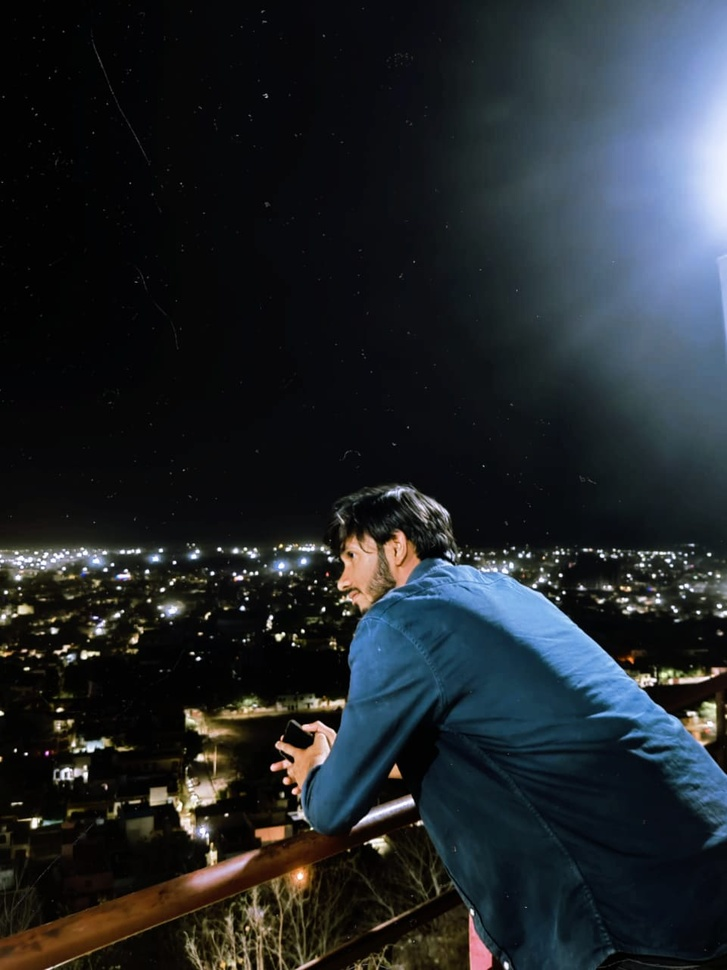
#> input picture amar.jpg, 727 x 970 px, shrunk from 960 x 1280 before the run
$ jupyter execute BT19ECE058_DIP_A-1.ipynb
#> lines starting #> are read from the running program, lines starting #| are printed output that depends on the picture; after the words box and inside, x2 and y2 are one past the last pixel; in counts of white or black regions, pixels touching at a corner belong together
[cell 1]
# BT19ECE058
# amrendra pratap singh


# Assignment 1: Take a passport size photo of yours and perform the following:
# a.  Convert to gray scale
# b.  Conver to binary
# c.  Add a and b
# d.  Add 20 to a

[cell 2]
import cv2
import numpy as np
import matplotlib.pyplot as plt

[cell 3]
img = cv2.imread("amar.jpg")
#> img is the input picture: shape (970, 727, 3); mean B, G, R 43.7, 39.4, 34.2
img = cv2.cvtColor(img, cv2.COLOR_BGR2RGB)

[cell 4]
plt.imshow(img)

# Task 1

[cell 5]
gray = 0.2989*img[:,:,0] + 0.5870*img[:,:,1] + 0.1140*img[:,:,2]
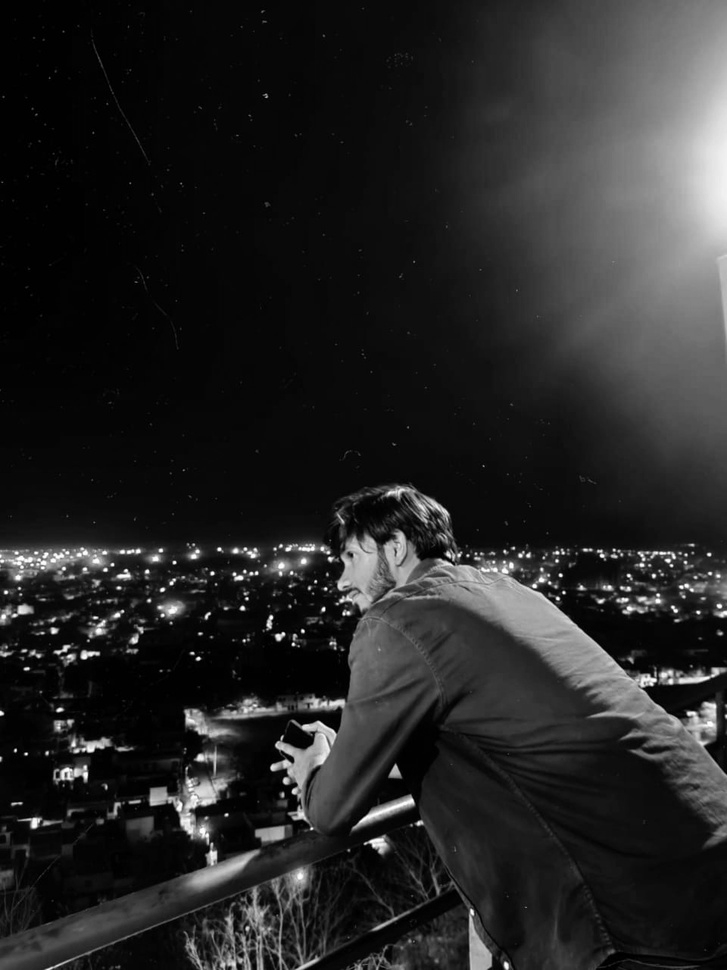
#> gray: shape (970, 727) float64; min 0, max 255, mean 38.3

[cell 6]
plt.imshow(gray, cmap='gray')

# Task2

[cell 7]
threshold = 127
bin = np.zeros((img.shape[0], img.shape[1]))

[cell 8]
for i in range(len(gray)):
    for j in range(len(gray[i])):
        if(gray[i,j] > threshold):
            bin[i,j] = 1
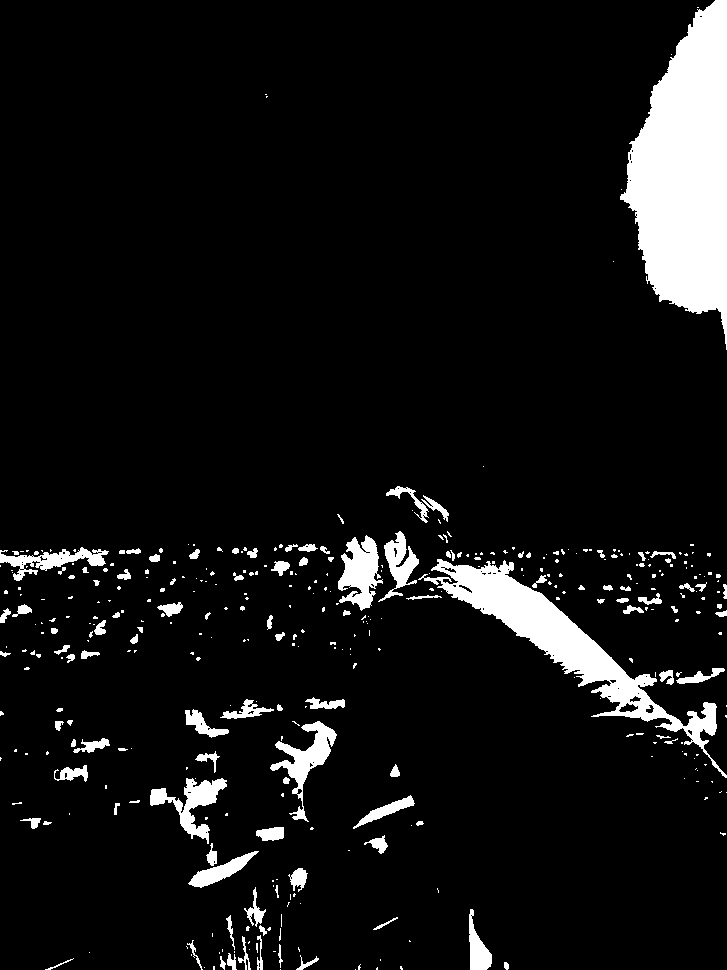
#> bin: shape (970, 727) float64; values 0 (black) and 1 (white), 7.8% white; 390 white regions (276 under 20 px), largest, box (x1, y1, x2, y2) and area: (620, 0, 727, 350) 23375, (418, 559, 727, 778) 11060, (338, 535, 383, 611) 1979

[cell 9]
plt.imshow(bin, cmap='binary')

# Task 3

[cell 10]
bin_gray = bin + gray

[cell 11]
plt.imshow(bin_gray, cmap='gray')

# Task 4

[cell 12]
gray_20 = gray + 20
